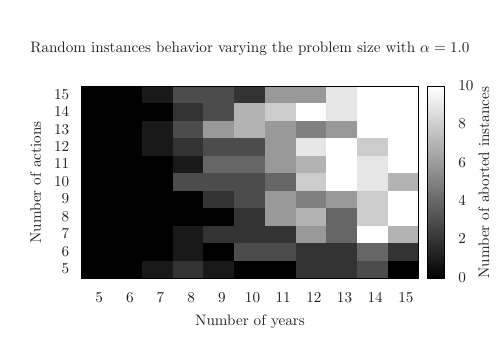

gnuplot code for this plot:
# Hard data
# Two ways of generating a 2D heat map from ascii data
#
set terminal epslatex standalone color
set output 'easy.tex'
set title "Random instances behavior varying the problem size with $\\alpha=1.0$"
unset key
set tic scale 0

# Color runs from white to green
set palette rgbformula 3,3,3
#set cbrange [0:10]
set cblabel "Number of aborted instances"
set cbtics scale 0

set xrange [4.5:15.5]
set yrange [4.5:15.5]

set xtics 5,1,15
set ytics 5,1,15

set xlabel "Number of years"
set ylabel "Number of actions"

set view map
splot '-' using 1:2:3 with image
5 5 0
5 6 0
5 7 0
5 8 0
5 9 0
5 10 0
5 11 0
5 12 0
5 13 0
5 14 0
5 15 0

6 5 0
6 6 0
6 7 0
6 8 0
6 9 0
6 10 0
6 11 0
6 12 0
6 13 0
6 14 0
6 15 0

7 5 1
7 6 0
7 7 0
7 8 0
7 9 0
7 10 0
7 11 0
7 12 1
7 13 1
7 14 0
7 15 1

8 5 2
8 6 1
8 7 1
8 8 0
8 9 0
8 10 3
8 11 1
8 12 2
8 13 3
8 14 2
8 15 3

9 5 1
9 6 0
9 7 2
9 8 0
9 9 2
9 10 3
9 11 4
9 12 3
9 13 6
9 14 3
9 15 3

10 5 0
10 6 3
10 7 2
10 8 2
10 9 3
10 10 3
10 11 4
10 12 3
10 13 7
10 14 7
10 15 2

11 5 0
11 6 3
11 7 2
11 8 6
11 9 6
11 10 4
11 11 6
11 12 6
11 13 6
11 14 8
11 15 6

12 5 2
12 6 2
12 7 6
12 8 7
12 9 5
12 10 8
12 11 7
12 12 9
12 13 5
12 14 10
12 15 6

13 5 2
13 6 2
13 7 4
13 8 4
13 9 6
13 10 10
13 11 10
13 12 10
13 13 6
13 14 9
13 15 9

14 5 3
14 6 4
14 7 10
14 8 8
14 9 8
14 10 9
14 11 9
14 12 8
14 13 10
14 14 10
14 15 10

15 5 0
15 6 2
15 7 7
15 8 10
15 9 10
15 10 7
15 11 10
15 12 10
15 13 10
15 14 10
15 15 10
e

